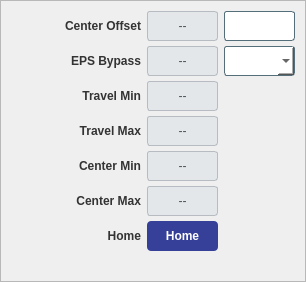
<widget class="QFrame" name="card_55"><property name="styleSheet"><string notr="true">QFrame#card_55 { border: 1px solid #A0A0A0; border-radius: 6px; }</string></property><property name="frameShape"><enum>QFrame::StyledPanel</enum></property><layout class="QVBoxLayout" name="tv_54"><property name="spacing"><number>8</number></property><property name="leftMargin"><number>10</number></property><property name="topMargin"><number>10</number></property><property name="rightMargin"><number>10</number></property><property name="bottomMargin"><number>10</number></property><item><layout class="QGridLayout" name="grid_52"><property name="horizontalSpacing"><number>6</number></property><property name="verticalSpacing"><number>5</number></property><item row="0" column="0"><widget class="QLabel" name="lbl_35"><property name="styleSheet"><string notr="true">color: #333; font-weight: bold;</string></property><property name="minimumSize"><size><width>130</width><height>30</height></size></property><property name="text"><string>Center Offset</string></property><property name="alignment"><set>Qt::AlignRight|Qt::AlignVCenter</set></property></widget></item><item row="0" column="1"><widget class="PyDMLabel" name="rb_36"><property name="minimumSize"><size><width>0</width><height>30</height></size></property><property name="sizePolicy"><sizepolicy hsizetype="Expanding" vsizetype="Fixed"><horstretch>1</horstretch><verstretch>0</verstretch></sizepolicy></property><property name="styleSheet"><string notr="true">background-color: #e4e7ea; color: #4a5259; border: 1px solid #b6bcc2; border-radius: 3px;</string></property><property name="alignment"><set>Qt::AlignCenter</set></property><property name="text"><string>--</string></property><property name="channel" stdset="0"><string>ca://${prefix}:MMS:02:fXCenterOffset_RBV</string></property></widget></item><item row="0" column="2"><widget class="PyDMLineEdit" name="set_37"><property name="minimumSize"><size><width>0</width><height>30</height></size></property><property name="sizePolicy"><sizepolicy hsizetype="Expanding" vsizetype="Fixed"><horstretch>1</horstretch><verstretch>0</verstretch></sizepolicy></property><property name="styleSheet"><string notr="true">background-color: #ffffff; color: #0c0c0c; border: 1px solid #546e7a; border-radius: 3px;</string></property><property name="alignment"><set>Qt::AlignCenter</set></property><property name="channel" stdset="0"><string>ca://${prefix}:MMS:02:fXCenterOffset</string></property></widget></item><item row="1" column="0"><widget class="QLabel" name="lbl_38"><property name="styleSheet"><string notr="true">color: #333; font-weight: bold;</string></property><property name="minimumSize"><size><width>130</width><height>30</height></size></property><property name="text"><string>EPS Bypass</string></property><property name="alignment"><set>Qt::AlignRight|Qt::AlignVCenter</set></property></widget></item><item row="1" column="1"><widget class="PyDMLabel" name="rb_39"><property name="minimumSize"><size><width>0</width><height>30</height></size></property><property name="sizePolicy"><sizepolicy hsizetype="Expanding" vsizetype="Fixed"><horstretch>1</horstretch><verstretch>0</verstretch></sizepolicy></property><property name="styleSheet"><string notr="true">background-color: #e4e7ea; color: #4a5259; border: 1px solid #b6bcc2; border-radius: 3px;</string></property><property name="alignment"><set>Qt::AlignCenter</set></property><property name="text"><string>--</string></property><property name="channel" stdset="0"><string>ca://${prefix}:MMS:02:bXEpsBypass_RBV</string></property></widget></item><item row="1" column="2"><widget class="PyDMEnumComboBox" name="cmb_40"><property name="minimumSize"><size><width>0</width><height>30</height></size></property><property name="sizePolicy"><sizepolicy hsizetype="Expanding" vsizetype="Fixed"><horstretch>1</horstretch><verstretch>0</verstretch></sizepolicy></property><property name="styleSheet"><string notr="true">background-color: #ffffff; color: #0c0c0c; border: 1px solid #546e7a; border-radius: 3px;</string></property><property name="channel" stdset="0"><string>ca://${prefix}:MMS:02:bXEpsBypass</string></property></widget></item><item row="2" column="0"><widget class="QLabel" name="lbl_41"><property name="styleSheet"><string notr="true">color: #333; font-weight: bold;</string></property><property name="minimumSize"><size><width>130</width><height>30</height></size></property><property name="text"><string>Travel Min</string></property><property name="alignment"><set>Qt::AlignRight|Qt::AlignVCenter</set></property></widget></item><item row="2" column="1"><widget class="PyDMLabel" name="rb_42"><property name="minimumSize"><size><width>0</width><height>30</height></size></property><property name="sizePolicy"><sizepolicy hsizetype="Expanding" vsizetype="Fixed"><horstretch>1</horstretch><verstretch>0</verstretch></sizepolicy></property><property name="styleSheet"><string notr="true">background-color: #e4e7ea; color: #4a5259; border: 1px solid #b6bcc2; border-radius: 3px;</string></property><property name="alignment"><set>Qt::AlignCenter</set></property><property name="text"><string>--</string></property><property name="channel" stdset="0"><string>ca://${prefix}:MMS:02:fXLimMin_RBV</string></property></widget></item><item row="3" column="0"><widget class="QLabel" name="lbl_43"><property name="styleSheet"><string notr="true">color: #333; font-weight: bold;</string></property><property name="minimumSize"><size><width>130</width><height>30</height></size></property><property name="text"><string>Travel Max</string></property><property name="alignment"><set>Qt::AlignRight|Qt::AlignVCenter</set></property></widget></item><item row="3" column="1"><widget class="PyDMLabel" name="rb_44"><property name="minimumSize"><size><width>0</width><height>30</height></size></property><property name="sizePolicy"><sizepolicy hsizetype="Expanding" vsizetype="Fixed"><horstretch>1</horstretch><verstretch>0</verstretch></sizepolicy></property><property name="styleSheet"><string notr="true">background-color: #e4e7ea; color: #4a5259; border: 1px solid #b6bcc2; border-radius: 3px;</string></property><property name="alignment"><set>Qt::AlignCenter</set></property><property name="text"><string>--</string></property><property name="channel" stdset="0"><string>ca://${prefix}:MMS:02:fXLimMax_RBV</string></property></widget></item><item row="4" column="0"><widget class="QLabel" name="lbl_45"><property name="styleSheet"><string notr="true">color: #333; font-weight: bold;</string></property><property name="minimumSize"><size><width>130</width><height>30</height></size></property><property name="text"><string>Center Min</string></property><property name="alignment"><set>Qt::AlignRight|Qt::AlignVCenter</set></property></widget></item><item row="4" column="1"><widget class="PyDMLabel" name="rb_46"><property name="minimumSize"><size><width>0</width><height>30</height></size></property><property name="sizePolicy"><sizepolicy hsizetype="Expanding" vsizetype="Fixed"><horstretch>1</horstretch><verstretch>0</verstretch></sizepolicy></property><property name="styleSheet"><string notr="true">background-color: #e4e7ea; color: #4a5259; border: 1px solid #b6bcc2; border-radius: 3px;</string></property><property name="alignment"><set>Qt::AlignCenter</set></property><property name="text"><string>--</string></property><property name="channel" stdset="0"><string>ca://${prefix}:MMS:02:fXCenterLimMin_RBV</string></property></widget></item><item row="5" column="0"><widget class="QLabel" name="lbl_47"><property name="styleSheet"><string notr="true">color: #333; font-weight: bold;</string></property><property name="minimumSize"><size><width>130</width><height>30</height></size></property><property name="text"><string>Center Max</string></property><property name="alignment"><set>Qt::AlignRight|Qt::AlignVCenter</set></property></widget></item><item row="5" column="1"><widget class="PyDMLabel" name="rb_48"><property name="minimumSize"><size><width>0</width><height>30</height></size></property><property name="sizePolicy"><sizepolicy hsizetype="Expanding" vsizetype="Fixed"><horstretch>1</horstretch><verstretch>0</verstretch></sizepolicy></property><property name="styleSheet"><string notr="true">background-color: #e4e7ea; color: #4a5259; border: 1px solid #b6bcc2; border-radius: 3px;</string></property><property name="alignment"><set>Qt::AlignCenter</set></property><property name="text"><string>--</string></property><property name="channel" stdset="0"><string>ca://${prefix}:MMS:02:fXCenterLimMax_RBV</string></property></widget></item><item row="6" column="0"><widget class="QLabel" name="lbl_49"><property name="styleSheet"><string notr="true">color: #333; font-weight: bold;</string></property><property name="minimumSize"><size><width>130</width><height>30</height></size></property><property name="text"><string>Home</string></property><property name="alignment"><set>Qt::AlignRight|Qt::AlignVCenter</set></property></widget></item><item row="6" column="1"><widget class="PyDMPushButton" name="btn_50"><property name="minimumSize"><size><width>0</width><height>30</height></size></property><property name="styleSheet"><string notr="true">QPushButton { color: white; background-color: rgb(54,64,153); font-weight: bold; border-radius: 4px; } QPushButton:hover { background-color: #21618C; }</string></property><property name="text"><string>Home</string></property><property name="channel" stdset="0"><string>ca://${prefix}:MMS:02:bCenter</string></property><property name="pressValue" stdset="0"><string>1</string></property><property name="showConfirmDialog" stdset="0"><bool>true</bool></property><property name="confirmMessage" stdset="0"><string>Proceed with Home?</string></property></widget></item><item row="6" column="2"><widget class="PyDMByteIndicator" name="byte_51"><property name="minimumSize"><size><width>20</width><height>20</height></size></property><property name="channel" stdset="0"><string>ca://${prefix}:MMS:02:bCentered_RBV</string></property><property name="showLabels" stdset="0"><bool>false</bool></property><property name="circles" stdset="0"><bool>true</bool></property><property name="numBits" stdset="0"><number>1</number></property></widget></item></layout></item><item><spacer name="vs_53"><property name="orientation"><enum>Qt::Vertical</enum></property><property name="sizeHint" stdset="0"><size><width>20</width><height>20</height></size></property></spacer></item></layout></widget>
